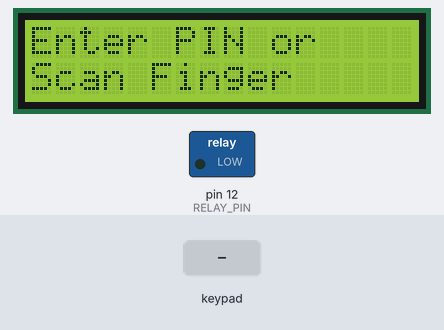
Simulated run of this sketch. Board: Arduino Uno, built with avr-gcc and run on an emulated ATmega328P. Shown: 16×2 character LCD, switched loads named in the sketch (green lamp = pin HIGH). The test bench sets the inputs (shaded band). What the sketch prints to the serial monitor is not drawn.

Above: at 4.3 s.
4.4 s: keypad keys 1 2 3 4 # pressed 0.4 s apart
At 7.4 s:
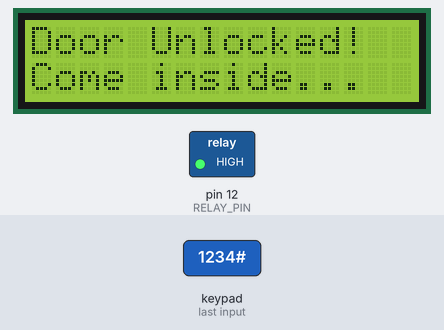
7.9 s: key '#' pressed
At 8.5 s:
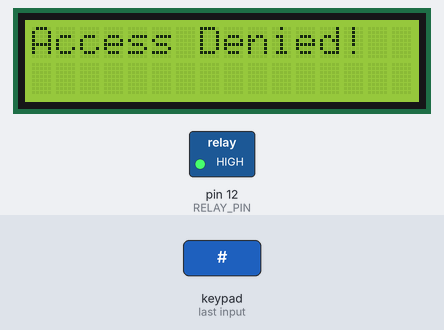
10.9 s: keypad keys 1 1 1 0 9 8 A pressed 0.4 s apart
At 13.8 s:
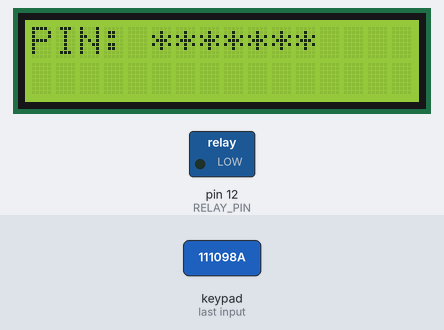
15.2 s: key '1' pressed
At 16.3 s:
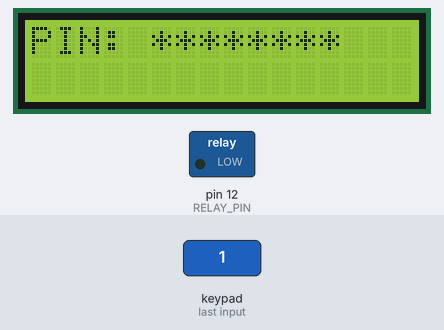
16.7 s: keypad keys 1 2 3 4 pressed 0.4 s apart
At 18.3 s:
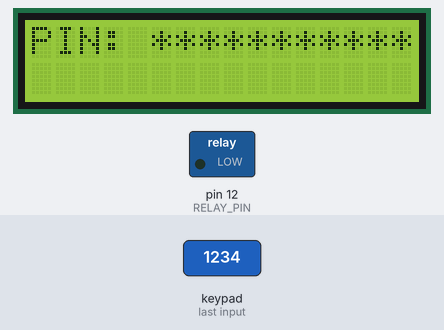
19.8 s: keypad keys 1 1 1 0 9 8 # pressed 0.4 s apart
At 22.9 s:
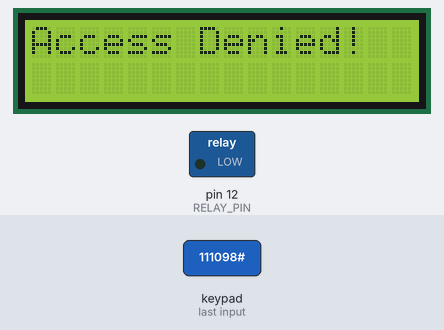
Timing chart, 0 to 24.4 s (numbered marks = the images above; inputs shaded):
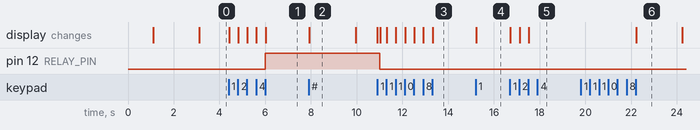

The sketch:

Smart_Door_Lock.ino
```cpp
/*
 * Smart Biometric & IoT Door Lock System
 * --------------------------------------
 * Core functionality:
 * - Matrix Keypad (4x4)
 * - Optical Fingerprint Sensor (JM-101 / R307)
 * - 16x2 / 20x4 I2C LCD
 * - Bluetooth HC-06 (Software Serial or Hardware Serial)
 * - Solenoid Door Lock (via 5V Relay)
 *
 * Non-blocking Architecture using millis() for multitasking.
 */

#include <Wire.h>
#include <LiquidCrystal_I2C.h>
#include <Keypad.h>
#include <Adafruit_Fingerprint.h>
#include <SoftwareSerial.h>

// ==========================================
// PIN DEFINITIONS
// ==========================================
#define RELAY_PIN 12
#define FINGER_RX 2
#define FINGER_TX 3

// ==========================================
// MODULE INITIALIZATIONS
// ==========================================
LiquidCrystal_I2C lcd(0x27, 16, 2);
SoftwareSerial mySerial(FINGER_RX, FINGER_TX);
Adafruit_Fingerprint finger = Adafruit_Fingerprint(&mySerial);

const byte ROWS = 4;
const byte COLS = 4;
char keys[ROWS][COLS] = {
  {'1','2','3','A'},
  {'4','5','6','B'},
  {'7','8','9','C'},
  {'*','0','#','D'}
};
byte rowPins[ROWS] = {11, 10, 9, 8};
byte colPins[COLS] = {7, 6, 5, 4};
Keypad keypad = Keypad(makeKeymap(keys), rowPins, colPins, ROWS, COLS);

// ==========================================
// SYSTEM STATE (NON-BLOCKING)
// ==========================================
String inputPassword = "";
String correctPassword = "1234";

// State Machine Variables
bool isDoorUnlocked = false;
unsigned long doorUnlockStartTime = 0;
const unsigned long DOOR_UNLOCK_DURATION = 5000; // 5 seconds

bool isDisplayingError = false;
unsigned long errorDisplayStartTime = 0;
const unsigned long ERROR_DISPLAY_DURATION = 2000; // 2 seconds

bool lcdNeedsUpdate = false;

void setup() {
  Serial.begin(9600);
  while (!Serial);
  Serial.println("\n--- Smart Door Lock System (Non-Blocking) ---");

  pinMode(RELAY_PIN, OUTPUT);
  digitalWrite(RELAY_PIN, LOW); // Locked

  lcd.init();
  lcd.backlight();
  lcd.setCursor(0, 0);
  lcd.print("System Booting...");

  finger.begin(57600);
  if (finger.verifyPassword()) {
    Serial.println("Found fingerprint sensor!");
    lcd.setCursor(0, 1);
    lcd.print("FP Sensor: OK");
  } else {
    Serial.println("Did not find fingerprint sensor :(");
    lcd.setCursor(0, 1);
    lcd.print("FP Sensor: ERROR");
  }

  delay(2000); // Only blocking delay allowed is during setup boot
  lcd.clear();
  displayWelcomeMessage();
}

void loop() {
  unsigned long currentMillis = millis();

  // 1. NON-BLOCKING LOCK TIMEOUT
  if (isDoorUnlocked) {
    if (currentMillis - doorUnlockStartTime >= DOOR_UNLOCK_DURATION) {
      digitalWrite(RELAY_PIN, LOW); // Lock again
      isDoorUnlocked = false;
      Serial.println("Door Locked (Timeout).");
      lcdNeedsUpdate = true;
    }
  }

  // 2. NON-BLOCKING ERROR MESSAGE TIMEOUT
  if (isDisplayingError) {
    if (currentMillis - errorDisplayStartTime >= ERROR_DISPLAY_DURATION) {
      isDisplayingError = false;
      lcdNeedsUpdate = true;
    }
  }

  // 3. REFRESH LCD IF NEEDED
  if (lcdNeedsUpdate) {
    lcd.clear();
    displayWelcomeMessage();
    lcdNeedsUpdate = false;
  }

  // 4. PROCESS KEYPAD (Only if not displaying a temporary error)
  if (!isDisplayingError) {
    char key = keypad.getKey();
    if (key) {
      handleKeypadInput(key);
    }
  }

  // 5. PROCESS BLUETOOTH
  if (Serial.available()) {
    char btCommand = Serial.read();
    if (btCommand == 'U') {
      triggerUnlock();
    }
  }
}

// ==========================================
// HELPER FUNCTIONS
// ==========================================

void displayWelcomeMessage() {
  if (isDoorUnlocked) {
    lcd.setCursor(0, 0);
    lcd.print("Door Unlocked!");
    lcd.setCursor(0, 1);
    lcd.print("Come inside...");
  } else {
    lcd.setCursor(0, 0);
    lcd.print("Enter PIN or");
    lcd.setCursor(0, 1);
    lcd.print("Scan Finger");
  }
}

void handleKeypadInput(char key) {
  if (key == '#') {
    if (inputPassword == correctPassword) {
      triggerUnlock();
    } else {
      lcd.clear();
      lcd.print("Access Denied!");
      isDisplayingError = true;
      errorDisplayStartTime = millis();
    }
    inputPassword = "";
  }
  else if (key == '*') {
    inputPassword = "";
    lcdNeedsUpdate = true;
  }
  else {
    inputPassword += key;
    lcd.clear();
    lcd.print("PIN: ");
    for(int i = 0; i < inputPassword.length(); i++){
      lcd.print("*");
    }
  }
}

void triggerUnlock() {
  Serial.println("Door Unlocked!");
  digitalWrite(RELAY_PIN, HIGH);
  isDoorUnlocked = true;
  doorUnlockStartTime = millis();

  lcd.clear();
  displayWelcomeMessage();
}
```

Measured:
- after the input at 4.4 s, pin 12 (RELAY_PIN): LOW → HIGH after 1.6 s; the display: first changes at once (image 1 shows a later state)
- after the input at 7.9 s, the display: changes at once (image 2)
- after the input at 10.9 s, the display: first changes at once (image 3 shows a later state)
- after the input at 15.2 s, the display: changes at once (image 4)
- after the input at 16.7 s, the display: first changes at once (image 5 shows a later state)
- after the input at 19.8 s, the display: changes after 2.4 s (image 6)
- what the display in image 2 shows lasts 2.1 s, from 7.9 s to 10.0 s
